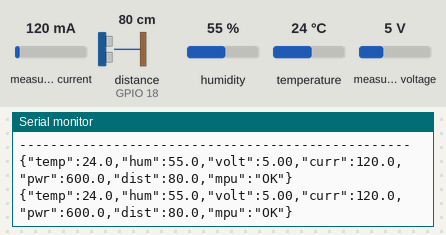
The sketch below on a simulated ESP8266 (NodeMCU). Shown: the last lines printed to the serial monitor. Wiring (inferred from the names in the program): ultrasonic range finder: trigger GPIO 5; echo GPIO 18. Inputs (shaded band) come from the test bench; at power-on: measured current 120 mA, distance to the obstacle (sensor on GPIO 18) 80 cm, humidity 55 %, temperature 24 °C, measured voltage 5 V. The echo pulse lasts 58.3 µs per cm.

Above: at 2.2 s.
2.3 s: measured current set to 40 mA
At 3.6 s:
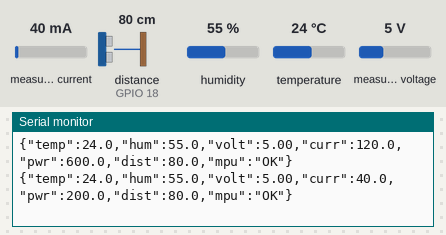
3.8 s: distance to the obstacle (sensor on GPIO 18) set to 2 cm
At 5.2 s:
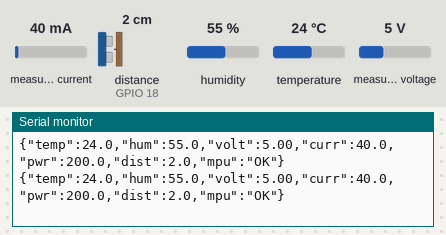
5.3 s: humidity set to 22 %
At 6.6 s:
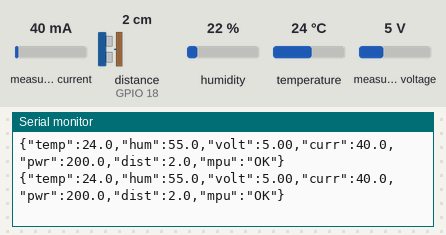
6.8 s: temperature set to 12 °C
At 8.2 s:
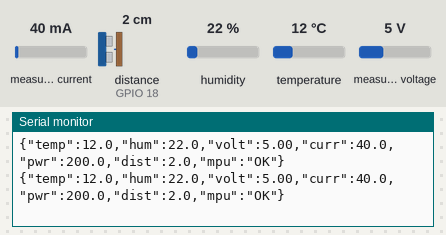
8.3 s: measured voltage set to 0.3 V
At 9.6 s:
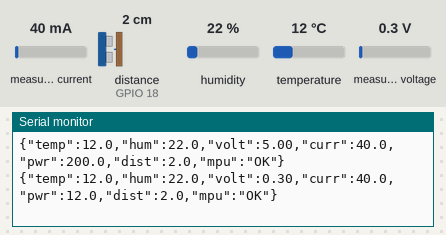
9.8 s: distance to the obstacle (sensor on GPIO 18) set to 4 cm
At 10.6 s:
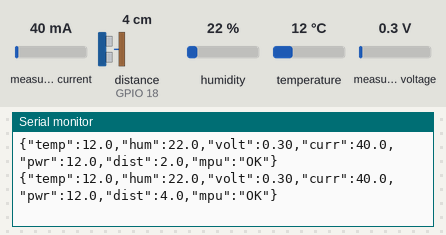
Timing chart, 0 to 12.3 s (numbered marks = the images above; inputs shaded):
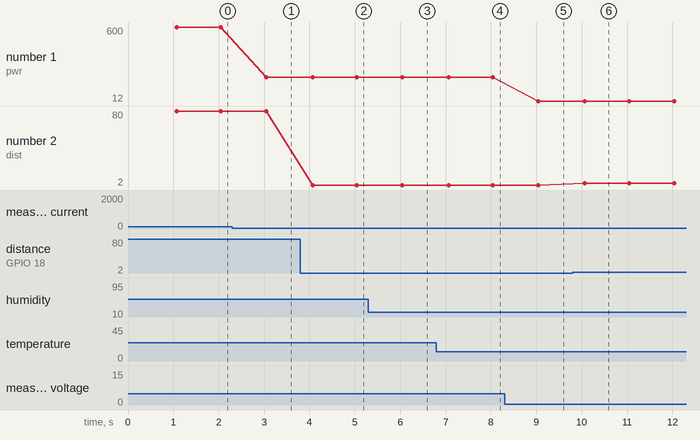

Measured:
- after the input at 2.3 s, the serial monitor: prints a new line after 0.75 s (image 1)
- after the input at 3.8 s, the serial monitor: prints a new line after 0.27 s (image 2)
- after the input at 6.8 s, the serial monitor: prints a new line after 0.27 s (image 4)
- after the input at 8.3 s, the serial monitor: prints a new line after 0.74 s (image 5)
- after the input at 9.8 s, the serial monitor: prints a new line after 0.27 s (image 6)
- plotted number 1: 600 → 200 after the input at 2.3 s
- plotted number 2: 2 → 4 after the input at 9.8 s

The sketch:

esp32_code.ino
```cpp
/*
 * =====================================================================
 * PROJECT: ORVYXA
 * AUTONOMOUS SPACECRAFT MONITORING SYSTEM
 * File: esp32_code.ino
 * Target Board: ESP32 Dev Module / NodeMCU-32S
 * Baud Rate: 115200 bps
 * Communication: USB Serial (Web Serial API)
 * =====================================================================
 * SENSOR HARDWARE CONNECTIONS:
 * 1. DHT11 (Temperature & Humidity)
 *    - VCC  -> 3.3V / 5V
 *    - GND  -> GND
 *    - DATA -> GPIO 4
 *
 * 2. INA219 (Voltage, Current & Power)
 *    - VCC  -> 3.3V / 5V
 *    - GND  -> GND
 *    - SDA  -> GPIO 21 (Default ESP32 I2C SDA)
 *    - SCL  -> GPIO 22 (Default ESP32 I2C SCL)
 *
 * 3. HC-SR04 (Ultrasonic Distance Sensor)
 *    - VCC  -> 5V
 *    - GND  -> GND
 *    - TRIG -> GPIO 5
 *    - ECHO -> GPIO 18 (Use voltage divider or 3.3V safe pin)
 *
 * 4. MPU6050 (6-Axis IMU: Accelerometer & Gyroscope)
 *    - VCC  -> 3.3V
 *    - GND  -> GND
 *    - SDA  -> GPIO 21 (Shared I2C Bus)
 *    - SCL  -> GPIO 22 (Shared I2C Bus)
 *    * NOTE: Currently has hardware I2C issue on physical setup.
 *      The sketch gracefully detects I2C status and reports fault.
 * =====================================================================
 */

#include <Wire.h>
#include <Adafruit_Sensor.h>
#include <DHT.h>
#include <Adafruit_INA219.h>

// --- PIN DEFINITIONS ---
#define DHTPIN 4
#define DHTTYPE DHT11

#define TRIG_PIN 5
#define ECHO_PIN 18

#define I2C_SDA 21
#define I2C_SCL 22

// --- SENSOR OBJECTS ---
DHT dht(DHTPIN, DHTTYPE);
Adafruit_INA219 ina219;

// --- STATUS FLAGS ---
bool ina219_connected = false;
bool mpu6050_connected = false;

// --- TIMING VARIABLES ---
unsigned long lastTelemetryTime = 0;
const unsigned long TELEMETRY_INTERVAL = 1000; // Send telemetry every 1000ms

// --- FUNCTION PROTOTYPES ---
void initSensors();
bool checkI2CDevice(byte address);
float measureDistance();

void setup() {
  // Initialize USB Serial communication at 115200 baud
  Serial.begin(115200);
  delay(1000);

  Serial.println();
  Serial.println("==================================================");
  Serial.println("      ORVYXA SPACECRAFT TELEMETRY INITIALIZING     ");
  Serial.println("   USB SERIAL PROTOCOL: 115200 BAUD               ");
  Serial.println("==================================================");

  // Initialize I2C Bus
  Wire.begin(I2C_SDA, I2C_SCL);

  // Initialize Sensors
  initSensors();

  Serial.println("[SYSTEM] Initialization Complete. Streaming Telemetry...");
  Serial.println("--------------------------------------------------");
}

void loop() {
  unsigned long currentMillis = millis();

  // Send telemetry stream at regular intervals
  if (currentMillis - lastTelemetryTime >= TELEMETRY_INTERVAL) {
    lastTelemetryTime = currentMillis;

    // 1. Read DHT11
    float temperature = dht.readTemperature();
    float humidity = dht.readHumidity();

    if (isnan(temperature) || isnan(humidity)) {
      temperature = 0.0;
      humidity = 0.0;
    }

    // 2. Read INA219 (Voltage, Current, Power)
    float busVoltage_V = 0.0;
    float current_mA = 0.0;
    float power_mW = 0.0;

    if (ina219_connected) {
      busVoltage_V = ina219.getBusVoltage_V();
      current_mA = ina219.getCurrent_mA();
      power_mW = ina219.getPower_mW();

      // Filter out slight noise / negative values if disconnected
      if (busVoltage_V < 0.0) busVoltage_V = 0.0;
      if (current_mA < 0.0) current_mA = 0.0;
      if (power_mW < 0.0) power_mW = 0.0;
    }

    // 3. Read HC-SR04 Ultrasonic Distance
    float distance_cm = measureDistance();

    // 4. MPU6050 Status check (Hardware I2C Fault handling)
    // Physical sensor has I2C issue; web dashboard handles simulation fallback
    const char* mpuStatus = mpu6050_connected ? "OK" : "I2C_FAULT";

    // -------------------------------------------------------------
    // SERIAL TELEMETRY TRANSMISSION (JSON FORMAT FOR WEB SERIAL API)
    // -------------------------------------------------------------
    // Example: {"temp":26.4,"hum":52.0,"volt":3.32,"curr":118.5,"pwr":393.4,"dist":34.2,"mpu":"I2C_FAULT"}
    Serial.print("{\"temp\":");
    Serial.print(temperature, 1);
    Serial.print(",\"hum\":");
    Serial.print(humidity, 1);
    Serial.print(",\"volt\":");
    Serial.print(busVoltage_V, 2);
    Serial.print(",\"curr\":");
    Serial.print(current_mA, 1);
    Serial.print(",\"pwr\":");
    Serial.print(power_mW, 1);
    Serial.print(",\"dist\":");
    Serial.print(distance_cm, 1);
    Serial.print(",\"mpu\":\"");
    Serial.print(mpuStatus);
    Serial.println("\"}");

    // Also output human-readable debug telemetry format for Arduino Serial Monitor
    /*
    Serial.print("[TELEM] Temp: "); Serial.print(temperature, 1); Serial.print(" C | ");
    Serial.print("Hum: "); Serial.print(humidity, 1); Serial.print(" % | ");
    Serial.print("Volt: "); Serial.print(busVoltage_V, 2); Serial.print(" V | ");
    Serial.print("Curr: "); Serial.print(current_mA, 1); Serial.print(" mA | ");
    Serial.print("Dist: "); Serial.print(distance_cm, 1); Serial.print(" cm | ");
    Serial.print("MPU: "); Serial.println(mpuStatus);
    */
  }
}

// =====================================================================
// SENSOR INITIALIZATION AND DIAGNOSTICS
// =====================================================================
void initSensors() {
  // 1. Initialize DHT11
  dht.begin();
  Serial.println("[SENSOR] DHT11 Temperature & Humidity Initialized.");

  // 2. Initialize HC-SR04 Pins
  pinMode(TRIG_PIN, OUTPUT);
  pinMode(ECHO_PIN, INPUT);
  digitalWrite(TRIG_PIN, LOW);
  Serial.println("[SENSOR] HC-SR04 Ultrasonic Distance Sensor Initialized.");

  // 3. Initialize INA219 (Default I2C address: 0x40)
  if (ina219.begin()) {
    ina219_connected = true;
    Serial.println("[SENSOR] INA219 Power Monitor Detected (I2C 0x40).");
  } else {
    ina219_connected = false;
    Serial.println("[SENSOR][WARNING] INA219 not detected at I2C 0x40.");
  }

  // 4. Scan and Verify MPU6050 (Default I2C address: 0x68 or 0x69)
  if (checkI2CDevice(0x68) || checkI2CDevice(0x69)) {
    mpu6050_connected = true;
    Serial.println("[SENSOR] MPU6050 IMU Detected.");
  } else {
    mpu6050_connected = false;
    Serial.println("[SENSOR][NOTICE] MPU6050 I2C connection failed / not detected (Hardware I2C Fault). Dashboard will use simulated data.");
  }
}

// I2C Bus probe helper
bool checkI2CDevice(byte address) {
  Wire.beginTransmission(address);
  return (Wire.endTransmission() == 0);
}

// Distance Measurement Function (HC-SR04)
float measureDistance() {
  // Clear trigger pin
  digitalWrite(TRIG_PIN, LOW);
  delayMicroseconds(2);

  // Send 10us ultrasonic pulse
  digitalWrite(TRIG_PIN, HIGH);
  delayMicroseconds(10);
  digitalWrite(TRIG_PIN, LOW);

  // Read echo duration (timeout at 30ms -> max ~5m)
  unsigned long duration = pulseIn(ECHO_PIN, HIGH, 30000);

  if (duration == 0) {
    // Out of range or sensor disconnected
    return -1.0;
  }

  // Calculate distance in cm (Speed of sound in air = 343 m/s = 0.0343 cm/us)
  float distance = (duration * 0.0343) / 2.0;
  return distance;
}
```
